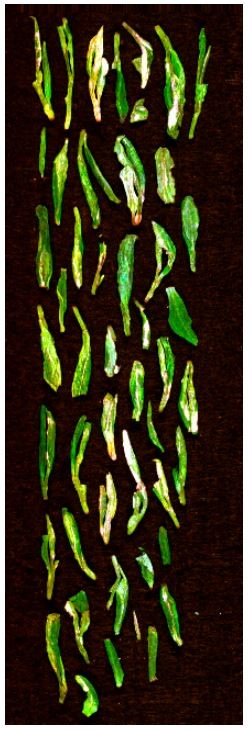
#> input picture Data/Img14.jpg, 252 x 730 px, found by its file name; its folder holds 6 pictures in this run
$ jupyter execute --allow-errors Code.ipynb   (shell and % lines are left out)
#> lines starting #> are read from the running program, lines starting #| are printed output that depends on the picture
**Mount Drive**

[cell 1]
from google.colab import drive
drive.mount('/content/drive')

**Install packages**

**Import Packages**

[cell 2]
import os
import numpy as np
from PIL import Image
import tensorflow as tf
import tensorflow.image as tfi
from tensorflow.keras.utils import load_img, img_to_array
from glob import glob
import pandas as pd
import numpy as np
import zipfile
import os
import glob
import random
import sys

import skimage.io                           #Used for imshow function
import skimage.transform                    #Used for resize function
#from skimage.morphology import label        #Used for Run-Length-Encoding RLE to create final submission
import matplotlib.pyplot as plt

from tensorflow.keras.layers import *
from tensorflow.keras.models import Model
from tensorflow.keras import backend as K
from tensorflow.keras.callbacks import LearningRateScheduler, ModelCheckpoint, EarlyStopping, ReduceLROnPlateau
from tensorflow.keras.preprocessing.image import ImageDataGenerator
from sklearn.model_selection import train_test_split

[cell 3]
# [10 lines left out: function mean_iou, not called in this run]

IMG_WIDTH       = 256
IMG_HEIGHT      = 256
IMG_CHANNELS    = 1

print('Python       :', sys.version.split('\n')[0])
#print('Numpy        :', np.__version__)
print('Skimage      :', skimage.__version__)
print('Tensorflow   :', tf.__version__)
#Model hyperparameters
#Next, we define some configurations for UNet++.

# learning rate
LR = 0.001
# Custom loss function
# [6 lines left out: function dice_coef, not called in this run]

def bce_dice_loss(y_true, y_pred):
    return 0.5 * tf.keras.losses.binary_crossentropy(y_true, y_pred) - dice_coef(y_true, y_pred)

NUM_EPOCHS=15

**Import image path**

[cell 4]
import numpy as np
import pandas as pd
import os
import cv2
import matplotlib.pyplot as plt

for dirname, _, filenames in os.walk('/content/drive/MyDrive/Code/1st work/data'):
    for filename in filenames:
        print(os.path.join(dirname, filename))

***Data preprocessing- RGB Color ***

[cell 5]
import cv2
import os
import numpy as np
from tensorflow.keras.preprocessing.image import ImageDataGenerator

# Set paths
input_dir = '/content/drive/MyDrive/Code/1st work/data'          # Folder containing your 1000 original images
output_dir = '/content/drive/MyDrive/Code/1st work/data'  # Folder to save processed images

# Create output folder if not exists
os.makedirs(output_dir, exist_ok=True)

# Initialize ImageDataGenerator for augmentation
#> (the rest of this cell did not finish here and is left out)

**Data agumentation**

[cell 6]
import tensorflow as tf
from tensorflow.keras.preprocessing.image import ImageDataGenerator

# Define ImageDataGenerator for augmentation
#> (the rest of this cell did not finish here and is left out)

[cell 7]
import cv2
import numpy as np
import matplotlib.pyplot as plt

# Read and resize image (to make pooling easy)
image = cv2.imread('/content/drive/MyDrive/Code/1st work/data/Img14.jpg')
#> image is the input picture: shape (730, 252, 3); mean B, G, R 30.5, 53, 58.6
image_rgb = cv2.cvtColor(image, cv2.COLOR_BGR2RGB)
image_rgb = cv2.resize(image_rgb, (256, 256))
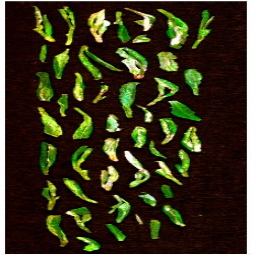
#> image_rgb: shape (256, 256, 3); mean R, G, B 58.6, 53, 30.5

# Function to apply 2D pooling to each channel
def pool_image(img, kernel_size=2, stride=2, mode='max'):
#> called with kernel_size = 2, stride = 2, mode = 'max'
    h, w, c = img.shape
#> h = 256; w = 256; c = 3
    out_h = (h - kernel_size) // stride + 1
#> out_h = 128
    out_w = (w - kernel_size) // stride + 1
#> out_w = 128
    pooled = np.zeros((out_h, out_w, c), dtype=np.uint8)

    for ch in range(c):
        for i in range(0, out_h):
            for j in range(0, out_w):
                patch = img[i*stride:i*stride+kernel_size, j*stride:j*stride+kernel_size, ch]
                if mode == 'max':
                    pooled[i, j, ch] = np.max(patch)
                elif mode == 'avg':
                    pooled[i, j, ch] = np.mean(patch)
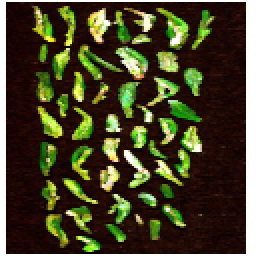
#> pooled: shape (128, 128, 3) (shown 2 times larger); mean R, G, B 71.2, 66.1, 40.4
    return pooled

# Apply pooling
max_pooled = pool_image(image_rgb, mode='max')
avg_pooled = pool_image(image_rgb, mode='avg')
#> call 2 of pool_image, with kernel_size = 2, stride = 2, mode = 'avg'
#> after the loop in pool_image (call 2), `for ch in range(c):`:
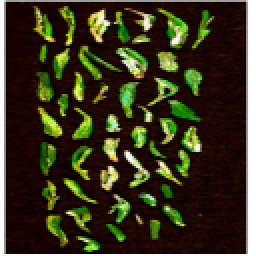
#> pooled: shape (128, 128, 3) (shown 2 times larger); mean R, G, B 58.2, 52.6, 30.2

# Show original and pooled images
plt.figure(figsize=(8, 8))
plt.subplot(1, 3, 1)
plt.imshow(image_rgb)
plt.title('Original Image')
plt.axis('off')

plt.subplot(1, 3, 2)
plt.imshow(max_pooled)
plt.title('Max Pooled Image')
plt.axis('off')

plt.subplot(1, 3, 3)
plt.imshow(avg_pooled)
plt.title('Average Pooled Image')
plt.axis('off')

plt.tight_layout()
plt.show()
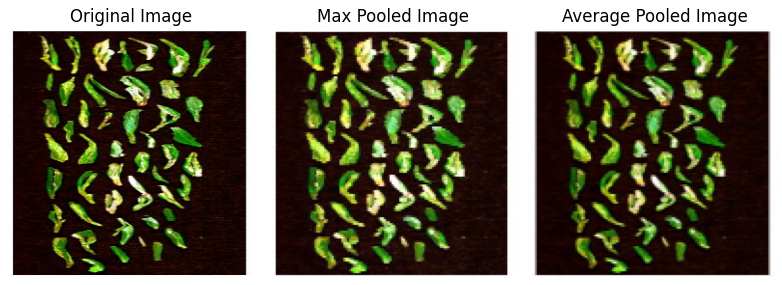
#> figure drawn by matplotlib, 3 panels

**Proposed model**

[cell 8]
import torch
import torch.nn as nn
import torch.nn.functional as F
from torchvision import models

# GeM Pooling Layer (Generalized Mean Pooling)
class GeM(nn.Module):
    # [4 lines left out: function __init__, not called in this run]

    def forward(self, x):
        return F.avg_pool2d(x.clamp(min=self.eps).pow(self.p), (x.size(-2), x.size(-1))).pow(1. / self.p)


# Simple Capsule Layer (Not dynamic routing for simplicity)
class CapsuleLayer(nn.Module):
    # [17 lines left out: functions __init__, forward, squash, not called in this run]


# Feature Extractor Model
class TeaLeafFeatureExtractor(nn.Module):
    def __init__(self):
        super(TeaLeafFeatureExtractor, self).__init__()
        self.conv1 = nn.Conv2d(3, 64, kernel_size=5, stride=1, padding=2)
        self.bn1 = nn.BatchNorm2d(64)
        self.conv2 = nn.Conv2d(64, 128, kernel_size=5, stride=1, padding=2)
        self.bn2 = nn.BatchNorm2d(128)

        self.capsule = CapsuleLayer(num_capsules=8, in_channels=128, out_channels=16)
        self.gem_pool = GeM()

    # [9 lines left out: function forward, not called in this run]
import matplotlib.pyplot as plt
import numpy as np

# Seed for reproducibility
np.random.seed(0)

# Category styles
categories = {
    "C1": {"color": "blue", "marker": "o"},
    "C2": {"color": "red", "marker": "s"},
    "C3": {"color": "purple", "marker": "*"},
    "C4": {"color": "orange", "marker": "D"},
    "C5": {"color": "green", "marker": "P"},
    "C6": {"color": "cyan", "marker": "<"},
}

# Simulate clustered data
def generate_data(grade, cat_index, n=20):
    base_x = 1.5 + cat_index * 0.4 + (grade - 1)
    base_y = 2 + (cat_index % 3)
    x = np.random.normal(base_x, 0.2, n)
    y = np.random.normal(base_y, 0.6, n)
    return x, y

fig, axs = plt.subplots(1, 3, figsize=(12, 4), sharey=True)

titles = ['Grade 1', 'Grade 2', 'Grade 3']
handles = []

for i, ax in enumerate(axs):
    for j, (cat, style) in enumerate(categories.items()):
        x, y = generate_data(i+1, j)
        sc = ax.scatter(x, y, color=style["color"], marker=style["marker"], s=60, label=cat)
        if i == 0:  # Collect legend handles only once
            handles.append(sc)
    ax.set_title(titles[i])
    ax.set_xlabel("Region")
    if i == 0:
        ax.set_ylabel("Grade")
    ax.set_xlim(1, 5)
    ax.set_ylim(0, 6)

# Single shared legend
fig.legend(handles, categories.keys(), loc='upper center', ncol=6, bbox_to_anchor=(0.5, 1.05), fontsize="small")

plt.tight_layout(rect=[0, 0, 1, 0.95])  # leave space for legend
plt.show()
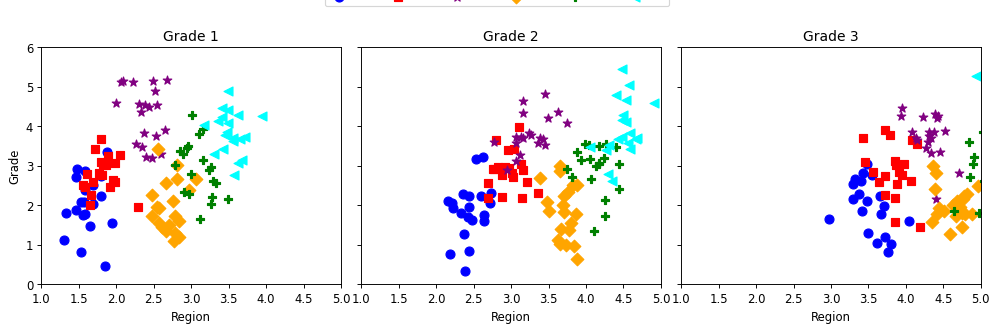
#> figure drawn by matplotlib, 3 panels

# Example usage
#> (the rest of this cell did not finish here and is left out)

**Meta Baseline**

[cell 9]
import torch
import torch.nn as nn
import torch.nn.functional as F

# Capsule Layer
class CapsuleLayer(nn.Module):
    # [23 lines left out: functions __init__, forward, squash, not called in this run]

# Multi-scale Features
class MultiScaleFeatures(nn.Module):
    # [11 lines left out: functions __init__, forward, not called in this run]

# Feature Extractor
class FeatureExtractor(nn.Module):
    # [15 lines left out: functions __init__, forward, not called in this run]

[cell 10]
# [24 lines left out: functions get_prototypes, cosine_similarity, run_few_shot_episode, not called in this run]

[cell 11]
class MetaBaselinePretrain(nn.Module):
    # [9 lines left out: functions __init__, forward, not called in this run]

[cell 12]
# [14 lines left out: function create_episode, not called in this run]

[cell 13]
import spectral
import os
import numpy as np
import torch
from PIL import Image

[cell 14]
# [26 lines left out: function load_hyperspectral_data, not called in this run]

**Hyperparameter Tuning by Greedy Search**

[cell 15]
import tensorflow as tf
from tensorflow.keras.models import Sequential
from tensorflow.keras.layers import Dense
from tensorflow.keras.optimizers import Adam
from sklearn.model_selection import train_test_split
from sklearn.datasets import make_classification
from sklearn.preprocessing import StandardScaler
import numpy as np

# Generate dummy classification data
X, y = make_classification(n_samples=1000, n_features=20, n_classes=2, random_state=42)
X = StandardScaler().fit_transform(X)
#> (the rest of this cell did not finish here and is left out)

[cell 16]
import torch
import torch.nn as nn
import torch.optim as optim
from torch.utils.data import DataLoader
from torchvision import transforms, models
import numpy as np
from sklearn.metrics import mean_absolute_error as mae
from sklearn.metrics import mean_squared_error
from sklearn.metrics import mean_absolute_error
from sklearn.metrics import cohen_kappa_score
from sklearn.metrics import matthews_corrcoef
import seaborn as sn
import pandas as pd
import matplotlib.pyplot as plt

# [28 lines left out: functions generate_fake_hsi, apply_pca, extract_patches, not called in this run]

# --- 4. CNN Model with Transfer Learning ---
class FusionResNet(nn.Module):
    # [5 lines left out: function __init__, not called in this run]

    def forward(self, x):
        return self.resnet(x)

# --- 5. Train and evaluate ---
# [14 lines left out: function train_and_evaluate, not called in this run]

num_in_class = []           # Enter the number of images present in each class
num_class =6           # Enter the number of classes
classify_incorrectly =40
var =[202,205,308,223,275,255]
def label():
  c0 = np.ones((var[0],), dtype=int)
  for i in range(len(c0)):
    if c0[i]== 1:
      c0[i]=0
  c1 = np.ones((var[1],), dtype=int)
  for i in range(len(c1)):
    if c1[i]== 1:
      c1[i]=1
  c2 = np.ones((var[2],), dtype=int)
  for i in range(len(c2)):
    if c2[i]== 1:
       c2[i]=2
  c3 = np.ones((var[3],), dtype=int)
  for i in range(len(c3)):
    if c3[i]== 1:
      c3[i]=3
  c4 = np.ones((var[4],), dtype=int)
  for i in range(len(c4)):
    if c4[i]== 1:
      c4[i]=4
  c5 = np.ones((var[5],), dtype=int)
  for i in range(len(c5)):
    if c5[i]== 1:
      c5[i]=5


  return c0,c1,c2,c3,c4,c5
c0,c1,c2,c3,c4,c5 =label()
q = np.concatenate((c0,c1,c2,c3,c4,c5),axis=0)
num_valid=np.size(q, 0)
num_valid

ypred=q
import random
num_valid = len(q)

incorrecct = np.random.permutation(num_valid)
incorrecct = incorrecct[1:classify_incorrectly]
for i in range(classify_incorrectly-1):
    ypred[incorrecct[i]]= random.randint(0, 2)


c0,c1,c2,c3,c4,c5
q = np.concatenate((c0,c1,c2,c3,c4,c5 ),axis=0)
y_valid=q

start  = 0
endd = var[0]
confmat = np.zeros((num_class,num_class), dtype=int)
for i in range(num_class):
    new_var  = ypred[start:endd]
    start = endd+1
    if i<num_class-1:
      endd = endd+var[i+1]
    for j in range(num_class):
      A = (np.where(new_var==j))
      Nl = np.size(A,1)
      confmat[i,j] = (Nl/var[i])*100

# [21 lines left out: function Evaluate, not called in this run]

from sklearn.metrics import accuracy_score
from sklearn.metrics import confusion_matrix as cm
from sklearn.metrics import classification_report

print("Classification Report","\n")

print(classification_report(y_valid, ypred))
